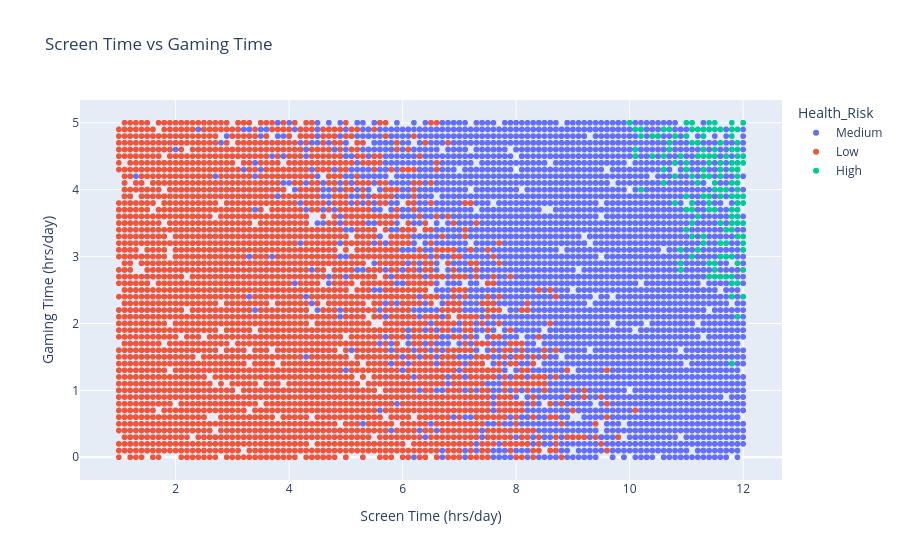

The code cell stored with this chart in its notebook:
### Code cell
#Screen Time vs Gaming Time
fig = px.scatter(
    df,
    x='Screen Time (hrs/day)',
    y='Gaming Time (hrs/day)',
    color='Health_Risk',
    title='Screen Time vs Gaming Time'
)

fig.show()

### Figure 1 — Plotly figure (JSON) as saved in the notebook; plotly's stock layout.template omitted (floating-point values rounded to 4 significant figures; data arrays with more than 128 entries replaced by an {"elided": "..."} marker saying what was removed)
{"data": [{"hovertemplate": "Health_Risk=Medium<br>Screen Time (hrs/day)=%{x}<br>Gaming Time (hrs/day)=%{y}<extra></extra>", "legendgroup": "Medium", "marker": {"color": "#636efa", "symbol": "circle"}, "mode": "markers", "name": "Medium", "showlegend": true, "type": "scattergl", "x": {"elided": "10418 float values"}, "xaxis": "x", "y": {"elided": "10418 float values"}, "yaxis": "y"}, {"hovertemplate": "Health_Risk=Low<br>Screen Time (hrs/day)=%{x}<br>Gaming Time (hrs/day)=%{y}<extra></extra>", "legendgroup": "Low", "marker": {"color": "#EF553B", "symbol": "circle"}, "mode": "markers", "name": "Low", "showlegend": true, "type": "scattergl", "x": {"elided": "7100 float values"}, "xaxis": "x", "y": {"elided": "7100 float values"}, "yaxis": "y"}, {"hovertemplate": "Health_Risk=High<br>Screen Time (hrs/day)=%{x}<br>Gaming Time (hrs/day)=%{y}<extra></extra>", "legendgroup": "High", "marker": {"color": "#00cc96", "symbol": "circle"}, "mode": "markers", "name": "High", "showlegend": true, "type": "scattergl", "x": {"elided": "168 float values"}, "xaxis": "x", "y": {"elided": "168 float values"}, "yaxis": "y"}], "layout": {"legend": {"title": {"text": "Health_Risk"}, "tracegroupgap": 0}, "title": {"text": "Screen Time vs Gaming Time"}, "xaxis": {"anchor": "y", "domain": [0, 1], "title": {"text": "Screen Time (hrs/day)"}}, "yaxis": {"anchor": "x", "domain": [0, 1], "title": {"text": "Gaming Time (hrs/day)"}}}}
